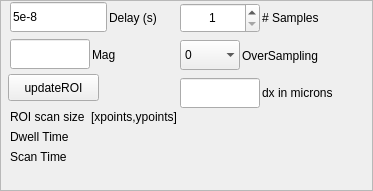
        <widget class="QFrame" name="frame_4">
         <property name="geometry">
          <rect>
           <x>4</x>
           <y>6</y>
           <width>373</width>
           <height>191</height>
          </rect>
         </property>
         <property name="sizePolicy">
          <sizepolicy hsizetype="Expanding" vsizetype="Expanding">
           <horstretch>0</horstretch>
           <verstretch>0</verstretch>
          </sizepolicy>
         </property>
         <property name="frameShape">
          <enum>QFrame::StyledPanel</enum>
         </property>
         <property name="frameShadow">
          <enum>QFrame::Raised</enum>
         </property>
         <widget class="QPushButton" name="updateROI">
          <property name="geometry">
           <rect>
            <x>8</x>
            <y>74</y>
            <width>91</width>
            <height>27</height>
           </rect>
          </property>
          <property name="text">
           <string>updateROI</string>
          </property>
         </widget>
         <widget class="QWidget" name="layoutWidget">
          <property name="geometry">
           <rect>
            <x>180</x>
            <y>0</y>
            <width>181</width>
            <height>111</height>
           </rect>
          </property>
          <layout class="QVBoxLayout" name="verticalLayout_20">
           <property name="spacing">
            <number>2</number>
           </property>
           <item>
            <layout class="QHBoxLayout" name="horizontalLayout_12">
             <item>
              <widget class="QSpinBox" name="SamplesPerPoint">
               <property name="minimumSize">
                <size>
                 <width>80</width>
                 <height>30</height>
                </size>
               </property>
               <property name="maximumSize">
                <size>
                 <width>80</width>
                 <height>30</height>
                </size>
               </property>
               <property name="alignment">
                <set>Qt::AlignCenter</set>
               </property>
               <property name="minimum">
                <number>1</number>
               </property>
               <property name="maximum">
                <number>50</number>
               </property>
               <property name="singleStep">
                <number>1</number>
               </property>
              </widget>
             </item>
             <item>
              <widget class="QLabel" name="label_45">
               <property name="text">
                <string># Samples</string>
               </property>
              </widget>
             </item>
            </layout>
           </item>
           <item>
            <layout class="QHBoxLayout" name="horizontalLayout_11">
             <item>
              <widget class="QComboBox" name="OScomboBox">
               <property name="sizePolicy">
                <sizepolicy hsizetype="Fixed" vsizetype="Fixed">
                 <horstretch>0</horstretch>
                 <verstretch>0</verstretch>
                </sizepolicy>
               </property>
               <property name="minimumSize">
                <size>
                 <width>60</width>
                 <height>30</height>
                </size>
               </property>
               <property name="maxCount">
                <number>10</number>
               </property>
               <property name="frame">
                <bool>false</bool>
               </property>
               <property name="modelColumn">
                <number>0</number>
               </property>
               <item>
                <property name="text">
                 <string>0</string>
                </property>
               </item>
               <item>
                <property name="text">
                 <string>2</string>
                </property>
               </item>
               <item>
                <property name="text">
                 <string>4</string>
                </property>
               </item>
               <item>
                <property name="text">
                 <string>8</string>
                </property>
               </item>
               <item>
                <property name="text">
                 <string>16</string>
                </property>
               </item>
               <item>
                <property name="text">
                 <string>32</string>
                </property>
               </item>
               <item>
                <property name="text">
                 <string>64</string>
                </property>
               </item>
              </widget>
             </item>
             <item>
              <widget class="QLabel" name="label_41">
               <property name="text">
                <string>OverSampling</string>
               </property>
              </widget>
             </item>
            </layout>
           </item>
           <item>
            <layout class="QHBoxLayout" name="horizontalLayout_13">
             <item>
              <widget class="QLineEdit" name="dxMicrons">
               <property name="sizePolicy">
                <sizepolicy hsizetype="Fixed" vsizetype="Fixed">
                 <horstretch>0</horstretch>
                 <verstretch>0</verstretch>
                </sizepolicy>
               </property>
               <property name="minimumSize">
                <size>
                 <width>50</width>
                 <height>30</height>
                </size>
               </property>
               <property name="maximumSize">
                <size>
                 <width>80</width>
                 <height>16777215</height>
                </size>
               </property>
               <property name="text">
                <string/>
               </property>
              </widget>
             </item>
             <item>
              <widget class="QLabel" name="label_15">
               <property name="text">
                <string>dx in microns</string>
               </property>
              </widget>
             </item>
            </layout>
           </item>
          </layout>
         </widget>
         <widget class="QWidget" name="layoutWidget">
          <property name="geometry">
           <rect>
            <x>10</x>
            <y>0</y>
            <width>151</width>
            <height>72</height>
           </rect>
          </property>
          <layout class="QVBoxLayout" name="verticalLayout_21">
           <property name="spacing">
            <number>2</number>
           </property>
           <item>
            <layout class="QHBoxLayout" name="horizontalLayout_15">
             <item>
              <widget class="QLineEdit" name="Delay">
               <property name="minimumSize">
                <size>
                 <width>40</width>
                 <height>30</height>
                </size>
               </property>
               <property name="text">
                <string>5e-8</string>
               </property>
              </widget>
             </item>
             <item>
              <widget class="QLabel" name="label_46">
               <property name="text">
                <string>Delay (s) </string>
               </property>
              </widget>
             </item>
            </layout>
           </item>
           <item>
            <layout class="QHBoxLayout" name="horizontalLayout_14">
             <item>
              <widget class="QLineEdit" name="Mag">
               <property name="sizePolicy">
                <sizepolicy hsizetype="Fixed" vsizetype="Fixed">
                 <horstretch>0</horstretch>
                 <verstretch>0</verstretch>
                </sizepolicy>
               </property>
               <property name="minimumSize">
                <size>
                 <width>80</width>
                 <height>30</height>
                </size>
               </property>
               <property name="maximumSize">
                <size>
                 <width>80</width>
                 <height>30</height>
                </size>
               </property>
               <property name="text">
                <string/>
               </property>
              </widget>
             </item>
             <item>
              <widget class="QLabel" name="label_61">
               <property name="text">
                <string>Mag</string>
               </property>
              </widget>
             </item>
            </layout>
           </item>
          </layout>
         </widget>
         <widget class="QWidget" name="">
          <property name="geometry">
           <rect>
            <x>10</x>
            <y>110</y>
            <width>181</width>
            <height>67</height>
           </rect>
          </property>
          <layout class="QHBoxLayout" name="horizontalLayout_17">
           <property name="sizeConstraint">
            <enum>QLayout::SetFixedSize</enum>
           </property>
           <item>
            <layout class="QVBoxLayout" name="verticalLayout_23">
             <property name="sizeConstraint">
              <enum>QLayout::SetFixedSize</enum>
             </property>
             <item>
              <widget class="QLabel" name="label_24">
               <property name="text">
                <string>ROI scan size</string>
               </property>
              </widget>
             </item>
             <item>
              <widget class="QLabel" name="label">
               <property name="text">
                <string>Dwell Time</string>
               </property>
              </widget>
             </item>
             <item>
              <widget class="QLabel" name="label_6">
               <property name="text">
                <string>Scan Time</string>
               </property>
              </widget>
             </item>
            </layout>
           </item>
           <item>
            <layout class="QVBoxLayout" name="verticalLayout_19">
             <property name="sizeConstraint">
              <enum>QLayout::SetFixedSize</enum>
             </property>
             <item>
              <widget class="QLabel" name="ROIdim">
               <property name="text">
                <string>[xpoints,ypoints]</string>
               </property>
              </widget>
             </item>
             <item>
              <widget class="QLabel" name="dwellT">
               <property name="text">
                <string/>
               </property>
              </widget>
             </item>
             <item>
              <widget class="QLabel" name="scanT">
               <property name="text">
                <string/>
               </property>
              </widget>
             </item>
            </layout>
           </item>
          </layout>
         </widget>
        </widget>
